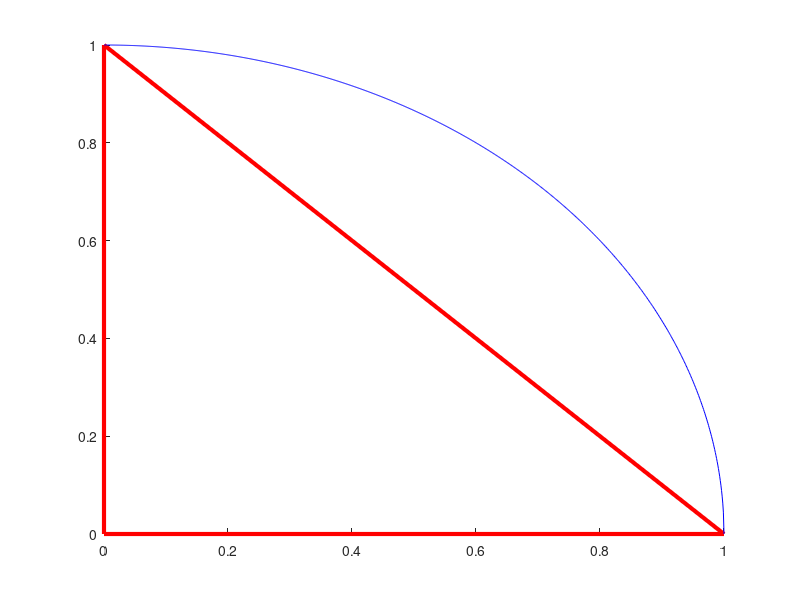

Write MATLAB code to recreate this figure. (Note: this script raises an error after producing the figure.)
clear;
close all;

%f = @(x,y,z,r) abs(x).^(0.5) + abs(y).^(0.5) - r;
%f = @(x,y,z) (x.*(x-1).^2.*(x-2) + y.^2).^2 + z.^2-0.01;
%alpha =	0.75;
%k = 7;
%exponent = 1;
%f = @(x,y) x.^4+exp(x) - y.^exponent + 0.5 + alpha.*sin(k*pi*x);
%yFun = @(x) (x.^4 + exp(x) +  alpha.*sin(k*pi*x) + 0.5).^(1/exponent);
%FBeta = @(beta,px,py,nx,ny) (((px + beta.*nx).^4)+exp(px + beta.*nx) + 0.5 + alpha*sin(k*pi*(px + beta.*nx))).^(1/exponent) - py - beta.*ny;

r = 1;
exponent = 2;
FBeta = @(beta,px,py,nx,ny) (px + beta*nx).^exponent + (py+beta*ny).^exponent - r^exponent;
f = @(x,y) r.^exponent - x.^exponent + y.^exponent;
yFun = @(x) real(( r.^exponent - x.^exponent).^(1/exponent));

MyDistanceFunction = @(QP, Direction) DistanceFunction([QP(1) QP(2)], FBeta, Direction, yFun);

StartPt = 0;
EndPt = 1;

j = 1;


Segment = [1:2:20 100 1000]
%Segment = 1;
nSize = length(Segment);
%nSize = 1;
for z = 1 : nSize

nSegments = Segment(z);
dx = (EndPt - StartPt)/(nSegments);

XPoly = StartPt:dx:EndPt;
YPoly = yFun(XPoly);
XCurve = StartPt:0.001:EndPt;
YCurve = yFun(XCurve);

%XPoly = [XPoly EndPt StartPt XPoly(1)];
%YPoly = [YPoly 0 0 YPoly(1)];

XPoly = [XPoly StartPt XPoly(1)];
YPoly = [YPoly 0 YPoly(1)];

XPoly = fliplr(XPoly)';
YPoly = fliplr(YPoly)';

figure;
hold on;
plot(XPoly,YPoly,'Color','red','LineWidth',3);
plot(XCurve,YCurve,'Color','blue');
hold off;


nVertices = size(XPoly,1);

hold on;

ComputeFlag = ones( nVertices-1, 1);

ComputeFlag(1:2) = zeros(2,1);

Vmax = 0;



for i = 1 : nVertices-1
    if( ~ComputeFlag(i) )
        continue;
    end
%px = (XPoly(i) + XPoly(i+1))/2;
%py = (YPoly(i) + YPoly(i+1))/2;



x1 = XPoly(i);
x2 = XPoly(i+1);
y1 = YPoly(i);
y2 = YPoly(i+1);


ex = (x2 - x1);
ey = (y2 - y1);
e = [ex ey]';
e = e / norm(e);
ex = e(1);
ey = e(2);
nx = ey;
ny = -ex;

[P V] = GetMaxVelocityPt( XPoly(i), YPoly(i), XPoly(i+1), YPoly(i+1), MyDistanceFunction, [nx ny] );
px = P(1);
py = P(2);

if( Vmax < V )
    Vmax = V;
    Pmax = P;
    Nx = nx;
    Ny = ny;
end

[d,p] = MyDistanceFunction([px py], [nx ny]);

%scatter(px,py);
lx = [px p(1)];
ly = [py p(2)];

plot(lx,ly,'Color','magenta');

end
Vmax
px = Pmax(1);
py = Pmax(2);
[d,p] = MyDistanceFunction([px py], [Nx Ny]);
lx = [px p(1)];
ly = [py p(2)];

plot(lx,ly,'Color','black');

polynomialDegree = 0;
nSamplingPts = 15;
nPt = AW_2D.GetNumberOfPoints_2D( polynomialDegree );
hx = (EndPt - StartPt)/(nSamplingPts+1);
XTestPts = StartPt+hx:hx:EndPt-hx;
minY = 0;
maxY = max(YCurve);
hy = (maxY - minY)/(nSamplingPts+1);
YTestPts = minY + hy : hy : maxY - hy;

[XTestPts, YTestPts] = meshgrid(XTestPts,YTestPts); 



fVal = f(XTestPts,YTestPts);
[m, n] = size( XTestPts);
X= reshape(XTestPts,[m*n,1]);
Y = reshape(YTestPts,[m*n,1]);
fVal = reshape(fVal,[m*n,1]);

PassPtsX = X(fVal >0);
PassPtsY = Y(fVal >0);

[Index] = inpolygon( PassPtsX, PassPtsY, XPoly, YPoly);

PassPtsX = PassPtsX(Index);
PassPtsY = PassPtsY(Index);

r = randperm(size(PassPtsX,1));

PassPtsX = PassPtsX(r(1:nPt));
PassPtsY = PassPtsY(r(1:nPt));

scatter(PassPtsX, PassPtsY);
hold off;

IntegrationPoints_XY = [PassPtsX PassPtsY];

AdaptiveQuadrature = true;
ComputeFlag = zeros( nVertices-1, 1);
domainDegree = 13;
A = AW_2D([XPoly YPoly], MyDistanceFunction,domainDegree, AdaptiveQuadrature, yFun );
W = A.GetAdaptiveWeights( IntegrationPoints_XY, polynomialDegree, ComputeFlag );
Area_AW = sum(W)
Area_Analytical = pi/4;
Error(j) = abs(Area_AW - Area_Analytical);
Velocity_max(j) = Vmax;
nBoundaryPts(j) = A.GetBoundaryIntegrationOrder(polynomialDegree);
j = j + 1;
end

loglog(Velocity_max,Error);
Table = [Segment' nBoundaryPts' Velocity_max' Error']
%xlswrite('Quadrant_New_First_Order_New.xls', Table);
%xlswrite('Quadrant_New_First_Order_New_Ordinary.xls', Table);

fileName = 'Quadrant_Area_SSA_0.xls';
xlswrite(fileName, Table,7);
%xlswrite('Quadrant_New_Zero_Order.xls', Table);




